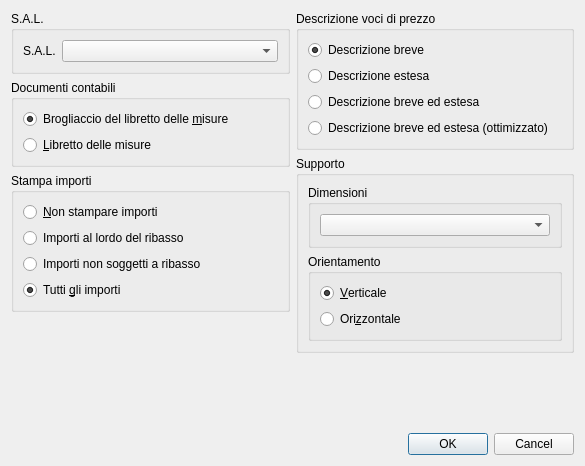
<?xml version="1.0" encoding="UTF-8"?>
<ui version="4.0">
 <class>AccountingBillMeasuresPrinterGUI</class>
 <widget class="QDialog" name="AccountingBillMeasuresPrinterGUI">
  <property name="geometry">
   <rect>
    <x>0</x>
    <y>0</y>
    <width>585</width>
    <height>466</height>
   </rect>
  </property>
  <property name="windowTitle">
   <string>Stampa Computo su file ODT</string>
  </property>
  <layout class="QGridLayout" name="gridLayout_2">
   <item row="0" column="0">
    <layout class="QVBoxLayout" name="verticalLayout_2">
     <item>
      <widget class="QGroupBox" name="payToPrintGroupBox">
       <property name="title">
        <string>S.A.L.</string>
       </property>
       <layout class="QGridLayout" name="gridLayout_6">
        <item row="0" column="1">
         <widget class="QComboBox" name="payToPrintComboBox"/>
        </item>
        <item row="0" column="0">
         <widget class="QLabel" name="payToPrintLabel">
          <property name="sizePolicy">
           <sizepolicy hsizetype="Maximum" vsizetype="Preferred">
            <horstretch>0</horstretch>
            <verstretch>0</verstretch>
           </sizepolicy>
          </property>
          <property name="text">
           <string>S.A.L.</string>
          </property>
         </widget>
        </item>
       </layout>
      </widget>
     </item>
     <item>
      <widget class="QGroupBox" name="printDocGroupBox">
       <property name="title">
        <string>Documenti contabili</string>
       </property>
       <layout class="QGridLayout" name="gridLayout_3">
        <item row="1" column="0">
         <widget class="QRadioButton" name="printMeasuresButton">
          <property name="text">
           <string>&amp;Libretto delle misure</string>
          </property>
          <property name="checked">
           <bool>false</bool>
          </property>
         </widget>
        </item>
        <item row="0" column="0">
         <widget class="QRadioButton" name="printRawMeasuresButton">
          <property name="text">
           <string>Brogliaccio del libretto delle &amp;misure</string>
          </property>
          <property name="checked">
           <bool>true</bool>
          </property>
         </widget>
        </item>
       </layout>
      </widget>
     </item>
     <item>
      <widget class="QGroupBox" name="printAmountsOptionsGroupBox">
       <property name="title">
        <string>Stampa importi</string>
       </property>
       <layout class="QGridLayout" name="gridLayout_8">
        <item row="3" column="0">
         <widget class="QRadioButton" name="printAllAmountsRadioButton">
          <property name="text">
           <string>Tutti &amp;gli importi</string>
          </property>
          <property name="checked">
           <bool>true</bool>
          </property>
         </widget>
        </item>
        <item row="1" column="0">
         <widget class="QRadioButton" name="printTotalAmountsToDiscountRadioButton">
          <property name="text">
           <string>Importi al lordo del ribasso</string>
          </property>
         </widget>
        </item>
        <item row="2" column="0">
         <widget class="QRadioButton" name="printAmountsNotToDiscountRadioButton">
          <property name="text">
           <string>Importi non soggetti a ribasso</string>
          </property>
         </widget>
        </item>
        <item row="0" column="0">
         <widget class="QRadioButton" name="printNoAmountsRadioButton">
          <property name="text">
           <string>&amp;Non stampare importi</string>
          </property>
         </widget>
        </item>
       </layout>
      </widget>
     </item>
     <item>
      <spacer name="verticalSpacer_3">
       <property name="orientation">
        <enum>Qt::Vertical</enum>
       </property>
       <property name="sizeHint" stdset="0">
        <size>
         <width>20</width>
         <height>40</height>
        </size>
       </property>
      </spacer>
     </item>
    </layout>
   </item>
   <item row="0" column="1">
    <layout class="QVBoxLayout" name="verticalLayout">
     <item>
      <widget class="QGroupBox" name="printPriceItemOptionsGroupBox">
       <property name="title">
        <string>Descrizione voci di prezzo</string>
       </property>
       <layout class="QGridLayout" name="gridLayout_5">
        <item row="0" column="0">
         <widget class="QRadioButton" name="printShortDescRadioButton">
          <property name="text">
           <string>Descrizione breve</string>
          </property>
          <property name="checked">
           <bool>true</bool>
          </property>
         </widget>
        </item>
        <item row="1" column="0">
         <widget class="QRadioButton" name="printLongDescRadioButton">
          <property name="text">
           <string>Descrizione estesa</string>
          </property>
         </widget>
        </item>
        <item row="2" column="0">
         <widget class="QRadioButton" name="printShortLongDescRadioButton">
          <property name="text">
           <string>Descrizione breve ed estesa</string>
          </property>
         </widget>
        </item>
        <item row="3" column="0">
         <widget class="QRadioButton" name="printShortLongDescOptRadioButton">
          <property name="text">
           <string>Descrizione breve ed estesa (ottimizzato)</string>
          </property>
          <property name="checked">
           <bool>false</bool>
          </property>
         </widget>
        </item>
       </layout>
      </widget>
     </item>
     <item>
      <widget class="QGroupBox" name="paperGroupBox">
       <property name="title">
        <string>Supporto</string>
       </property>
       <layout class="QGridLayout" name="gridLayout">
        <item row="0" column="0">
         <widget class="QGroupBox" name="paperDimensionsGroupBox">
          <property name="title">
           <string>Dimensioni</string>
          </property>
          <layout class="QGridLayout" name="gridLayout_7">
           <item row="0" column="0">
            <widget class="QComboBox" name="paperDimensionsComboBox"/>
           </item>
          </layout>
         </widget>
        </item>
        <item row="1" column="0">
         <widget class="QGroupBox" name="paperOrientationGroupBox">
          <property name="title">
           <string>Orientamento</string>
          </property>
          <layout class="QGridLayout" name="gridLayout_4">
           <item row="1" column="0">
            <widget class="QRadioButton" name="paperHorizzontalRadioButton">
             <property name="text">
              <string>Ori&amp;zzontale</string>
             </property>
             <property name="checked">
              <bool>false</bool>
             </property>
            </widget>
           </item>
           <item row="0" column="0">
            <widget class="QRadioButton" name="paperVerticalRadioButton">
             <property name="text">
              <string>&amp;Verticale</string>
             </property>
             <property name="checked">
              <bool>true</bool>
             </property>
            </widget>
           </item>
          </layout>
         </widget>
        </item>
       </layout>
      </widget>
     </item>
    </layout>
   </item>
   <item row="2" column="0" colspan="2">
    <widget class="QDialogButtonBox" name="buttonBox">
     <property name="orientation">
      <enum>Qt::Horizontal</enum>
     </property>
     <property name="standardButtons">
      <set>QDialogButtonBox::Cancel|QDialogButtonBox::Ok</set>
     </property>
    </widget>
   </item>
   <item row="1" column="0" colspan="2">
    <spacer name="verticalSpacer">
     <property name="orientation">
      <enum>Qt::Vertical</enum>
     </property>
     <property name="sizeHint" stdset="0">
      <size>
       <width>20</width>
       <height>40</height>
      </size>
     </property>
    </spacer>
   </item>
  </layout>
 </widget>
 <tabstops>
  <tabstop>printRawMeasuresButton</tabstop>
  <tabstop>printMeasuresButton</tabstop>
  <tabstop>printShortDescRadioButton</tabstop>
  <tabstop>printLongDescRadioButton</tabstop>
  <tabstop>printShortLongDescRadioButton</tabstop>
  <tabstop>printShortLongDescOptRadioButton</tabstop>
  <tabstop>payToPrintComboBox</tabstop>
  <tabstop>paperDimensionsComboBox</tabstop>
  <tabstop>paperVerticalRadioButton</tabstop>
  <tabstop>paperHorizzontalRadioButton</tabstop>
 </tabstops>
 <resources/>
 <connections>
  <connection>
   <sender>buttonBox</sender>
   <signal>accepted()</signal>
   <receiver>AccountingBillMeasuresPrinterGUI</receiver>
   <slot>accept()</slot>
   <hints>
    <hint type="sourcelabel">
     <x>248</x>
     <y>254</y>
    </hint>
    <hint type="destinationlabel">
     <x>157</x>
     <y>274</y>
    </hint>
   </hints>
  </connection>
  <connection>
   <sender>buttonBox</sender>
   <signal>rejected()</signal>
   <receiver>AccountingBillMeasuresPrinterGUI</receiver>
   <slot>reject()</slot>
   <hints>
    <hint type="sourcelabel">
     <x>316</x>
     <y>260</y>
    </hint>
    <hint type="destinationlabel">
     <x>286</x>
     <y>274</y>
    </hint>
   </hints>
  </connection>
 </connections>
</ui>
